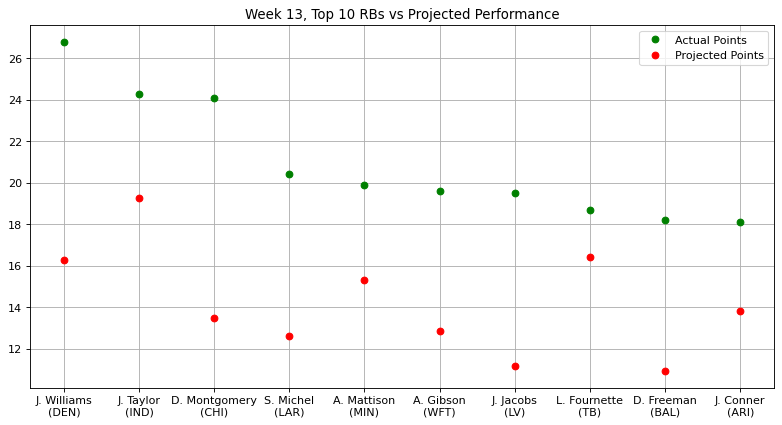

This figure's Python source:
"""
Stats provided by NFL Fantasy
Week 13, Top 10 RBs vs. Projected Performance
"""

import matplotlib.pyplot as plt
import numpy as np
from matplotlib.pyplot import figure
figure(figsize=(12, 6), dpi=80)

actual_points = np.array([26.80,24.30,24.10,20.40,19.90,19.60,19.50,18.70,18.20,18.10])
proj_points = np.array([16.25,19.28,13.49,12.59,15.32,12.85,11.14,16.42,10.91,13.83])
players = np.array(["J. Williams\n(DEN)","J. Taylor\n(IND)","D. Montgomery\n(CHI)",
                    "S. Michel\n(LAR)","A. Mattison\n(MIN)","A. Gibson\n(WFT)",
                    "J. Jacobs\n(LV)","L. Fournette\n(TB)","D. Freeman\n(BAL)",
                    "J. Conner\n(ARI)"])

plt.plot(players, actual_points, 'o', c = 'g', label = 'Actual Points', ms = 6)
plt.plot(proj_points, 'o', c = 'r', label = 'Projected Points', ms = 6)
plt.title("Week 13, Top 10 RBs vs Projected Performance")
plt.legend()
plt.grid()
plt.show()
